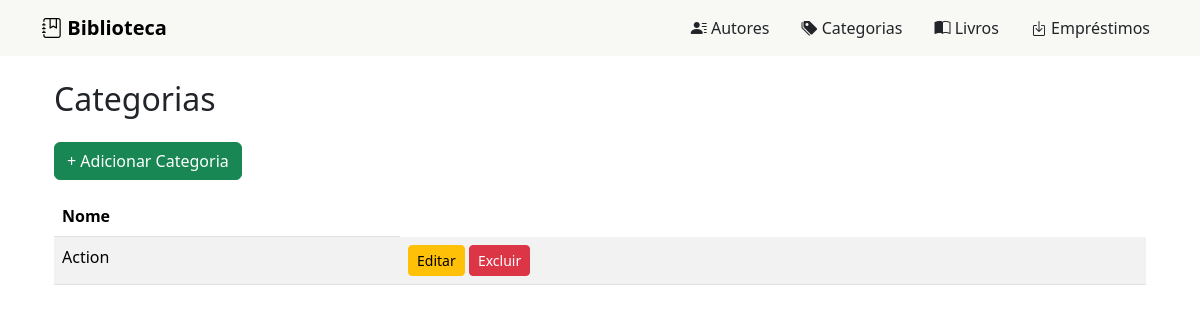
Page /categories/ on the earlier database version.
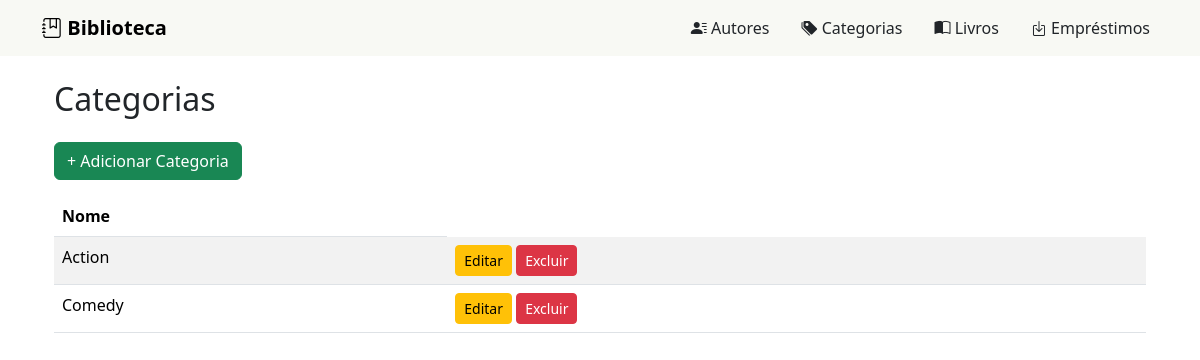
Same page on the later database version.
### core/models.py (models this page shows, shortened)
class Category(models.Model):
    name = models.CharField(max_length=100, null=True, blank=True)
    class Meta:
        verbose_name = "Categoria"
        verbose_name_plural = "Categorias"

### core/views.py (the view)
# urls.py: path('categories/', CategoryListView.as_view(), name='category-list'),
class CategoryListView(ListView):
    model = Category
    template_name = 'category_list.html'
    context_object_name = 'categories'

### core/templates/category_list.html
{% extends 'base.html' %}
{% block content %}
<div class="container mt-4">
  <h2 class="mb-4">Categorias</h2>
  <a href="{% url 'category-create' %}" class="btn btn-success mb-3"
    >+ Adicionar Categoria</a
  >
  <table class="table table-striped">
    <thead>
      <tr>
        <th>Nome</th>
      </tr>
    </thead>
    <tbody>
      {% for category in categories %}
      <tr>
        <td>{{ category.name }}</td>
        <td>
          <a
            href="{% url 'category-update' category.pk %}"
            class="btn btn-sm btn-warning"
            >Editar</a
          >
          <a
            href="{% url 'category-delete' category.pk %}"
            class="btn btn-sm btn-danger"
            >Excluir</a
          >
        </td>
      </tr>
      {% empty %}
      <tr>
        <td colspan="3"></td>
      </tr>
      {% endfor %}
    </tbody>
  </table>
</div>
{% endblock %}

Differences in the rows shown:
added Category: name "Comedy"
